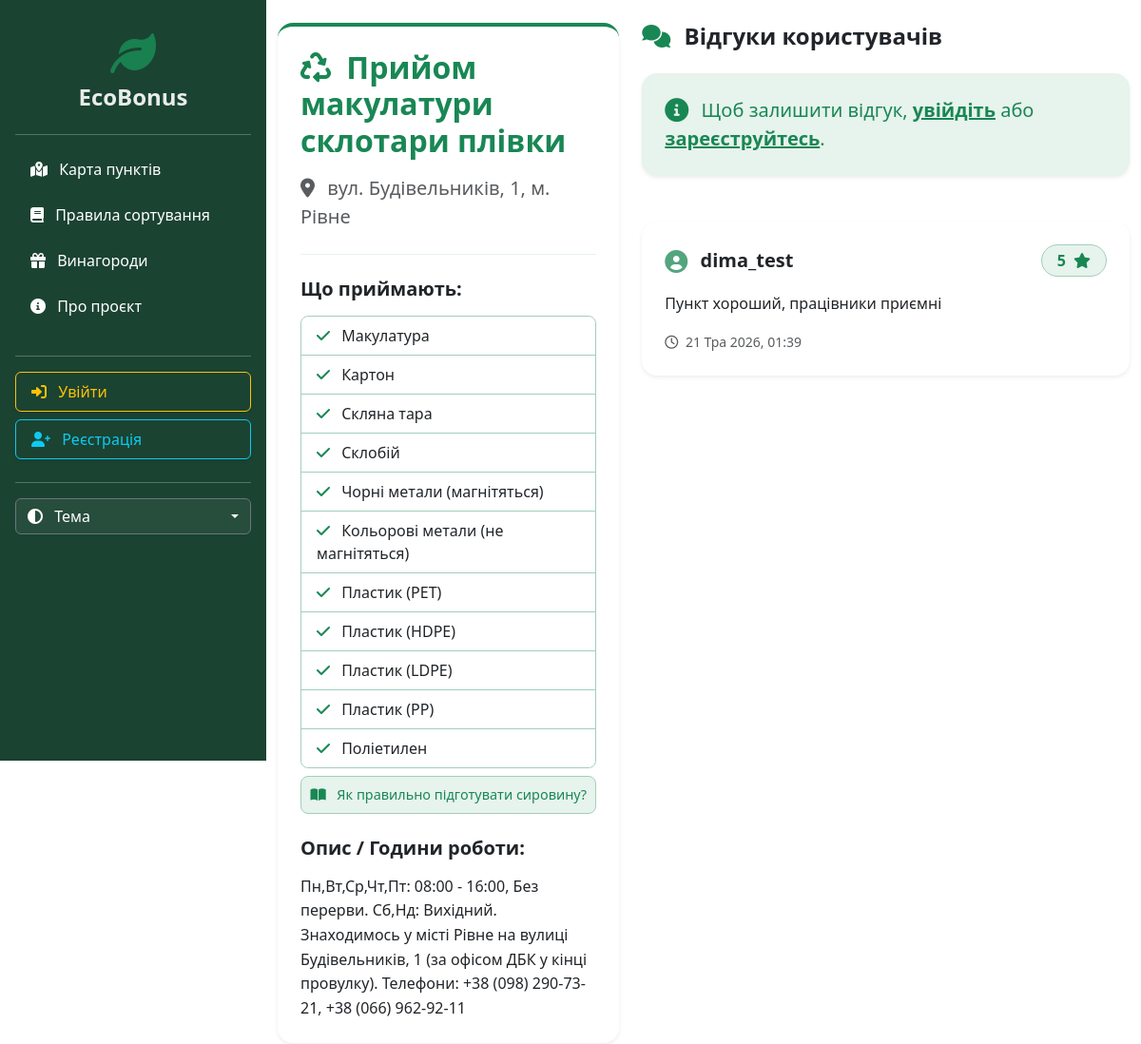
Screenshot of /point/3/ with the database file from the repository.
### main/models.py (models this page shows, shortened)
class RecyclingPoint(models.Model):
    name = models.CharField('Назва пункту', max_length=100)
    address = models.CharField('Адреса', max_length=200)
    latitude = models.FloatField('Широта')
    longitude = models.FloatField('Довгота')
    waste_types = models.ManyToManyField(WasteType, verbose_name='Що приймають')
    description = models.TextField('Опис та години роботи', blank=True)

class WasteType(models.Model):
    name = models.CharField('Тип відходів', max_length=50)

class Review(models.Model):
    point = models.ForeignKey(RecyclingPoint, on_delete=models.CASCADE, related_name='reviews', verbose_name="Пункт прийому")
    user = models.ForeignKey(User, on_delete=models.CASCADE, verbose_name="Користувач")
    rating = models.IntegerField(
        validators=[MinValueValidator(1), MaxValueValidator(5)],
        verbose_name="Оцінка"
    )
    comment = models.TextField(verbose_name="Коментар")
    created_at = models.DateTimeField(auto_now_add=True, verbose_name="Дата створення")

### main/views.py (the view, shortened to what this page needs)
# urls.py: path('point/<int:point_id>/', views.point_detail, name='point_detail'),
def point_detail(request, point_id):
    point = get_object_or_404(RecyclingPoint, id=point_id)
    reviews = point.reviews.all().order_by('-created_at')
    return render(request, 'main/point_detail.html', {'point': point, 'reviews': reviews})

### main/templates/main/point_detail.html (shortened to what this page needs)
{% extends 'main/layout.html' %}
{% block content %}
<div class="container mt-4 mb-5">
    <div class="row g-4">
        <div class="col-lg-5">
            <div class="card shadow-sm border-0 bg-body rounded-4 mb-4 border-success border-top border-4">
                <div class="card-body p-4">
                    <h2 class="text-success fw-bold mb-3"><i class="fa-solid fa-recycle me-2"></i> {{ point.name }}</h2>
                    <p class="text-muted fs-5"><i class="fa-solid fa-location-dot me-2"></i> {{ point.address }}</p>
                    <hr class="border-success-subtle my-4">
                    <h5 class="fw-bold text-body mb-3">Що приймають:</h5>
                    <ul class="list-group list-group-flush mb-2 rounded-3 border border-success-subtle overflow-hidden">
                        {% for waste in point.waste_types.all %}
                            <li class="list-group-item bg-body text-body border-success-subtle px-3 py-2">
                                <i class="fa-solid fa-check text-success me-2"></i> {{ waste.name }}
                            </li>
                        {% empty %}
                            <li class="list-group-item bg-body text-muted border-0">Інформація відсутня</li>
                        {% endfor %}
                    </ul>
                    <a href="{% url 'rules' %}" class="d-block text-center text-success text-decoration-none bg-success bg-opacity-10 rounded-3 py-2 mb-4 border border-success-subtle" style="font-size: 0.9rem; transition: background-color 0.2s;" onmouseover="this.classList.replace('bg-opacity-10', 'bg-opacity-25')" onmouseout="this.classList.replace('bg-opacity-25', 'bg-opacity-10')">
                        <i class="fa-solid fa-book-open me-2"></i> Як правильно підготувати сировину?
                    </a>
                    <h5 class="fw-bold text-body mb-3">Опис / Години роботи:</h5>
                    <p class="text-body mb-0" style="line-height: 1.6;">{{ point.description|default:"Опис відсутній." }}</p>
                </div>
            </div>
        </div>
        <div class="col-lg-7">
            <h4 class="mb-4 fw-bold text-body"><i class="fa-solid fa-comments text-success me-2"></i> Відгуки користувачів</h4>
            {% if user.is_authenticated %}
            <div class="card shadow-sm border-0 bg-body rounded-4 mb-5 border-success border-top border-4">
                <div class="card-body p-4">
                    <form method="post">
                        {% csrf_token %}
                        <div class="mb-3">
                            <label class="form-label text-body fw-medium">Оцінка (1-5):</label>
                            <input type="number" name="rating" class="form-control" min="1" max="5" required placeholder="Наприклад: 5">
                        </div>
                        <div class="mb-4">
                            <label class="form-label text-body fw-medium">Ваш коментар:</label>
                            <textarea name="comment" class="form-control" rows="3" required placeholder="Поділіться своїми враженнями від сервісу..."></textarea>
                        </div>
                        <button type="submit" class="btn btn-success rounded-pill px-4 py-2 shadow-sm w-100">
                            <i class="fa-solid fa-paper-plane me-2"></i> Відправити відгук
                        </button>
                    </form>
                </div>
            </div>
            {% else %}
            <div class="alert shadow-sm mb-5 rounded-4 p-4 fs-5 border-0 text-success" style="background-color: rgba(25, 135, 84, 0.1);">
                <i class="fa-solid fa-circle-info me-2 fa-lg"></i>
                Щоб залишити відгук, <a href="{% url 'login' %}" class="alert-link fw-bold text-success text-decoration-underline">увійдіть</a>
                або <a href="{% url 'register' %}" class="alert-link fw-bold text-success text-decoration-underline">зареєструйтесь</a>.
            </div>
            {% endif %}
            <div class="d-flex flex-column gap-3">
                {% for review in reviews %}
                <div class="card shadow-sm border-0 bg-body rounded-4">
                    <div class="card-body p-4">
                        <div class="d-flex justify-content-between align-items-center mb-3">
                            <strong class="fs-5 text-body">
                                <i class="fa-solid fa-circle-user text-success opacity-75 me-2 fs-4 align-middle"></i> {{ review.user.username }}
                            </strong>
                            <span class="badge bg-success bg-opacity-10 text-success border border-success-subtle fs-6 rounded-pill px-3 py-2">
                                {{ review.rating }} <i class="fa-solid fa-star ms-1"></i>
                            </span>
                        </div>
                        <p class="mt-2 mb-3 text-body" style="line-height: 1.5;">{{ review.comment }}</p>
                        <small class="text-muted"><i class="fa-regular fa-clock me-1"></i> {{ review.created_at|date:"d M Y, H:i" }}</small>
                    </div>
                </div>
                {% empty %}
                <div class="text-center py-5">
                    <i class="fa-solid fa-comment-dots fa-4x text-muted opacity-25 mb-3"></i>
                    <h5 class="text-muted fw-normal">Поки що немає відгуків</h5>
                    <p class="text-muted mb-0">Станьте першим, хто оцінить цей пункт прийому!</p>
                </div>
                {% endfor %}
            </div>
        </div>
    </div>
</div>
{% endblock %}

### main/templates/main/layout.html (style rules this page uses)
:root { --sidebar-width: 280px; }
body { overflow-x: hidden; display: flex; min-height: 100vh; }

### rows the page displays
RecyclingPoint: name "Прийом макулатури склотари плівки", address "вул. Будівельників, 1, м. Рівне", description "Пн,Вт,Ср,Чт,Пт: 08:00 - 16:00, Без перерви. Сб,Нд: Вихідний. Знаходимось у місті Рівне на вулиці Будівельників, 1 (за офісом ДБК у кінці провулку). Телефони: +38 (098) 290-73-21, +38 (066) 962-92-11"
WasteType: name "Макулатура"
WasteType: name "Картон"
WasteType: name "Скляна тара"
WasteType: name "Склобій"
WasteType: name "Чорні метали (магнітяться)"
WasteType: name "Кольорові метали (не магнітяться)"
WasteType: name "Пластик (PET)"
WasteType: name "Пластик (HDPE)"
WasteType: name "Пластик (LDPE)"
WasteType: name "Пластик (PP)"
WasteType: name "Поліетилен"
Review: user.username "dima_test", rating "5", comment "Пункт хороший, працівники приємні", created_at "21 Тра 2026, 01:39"
